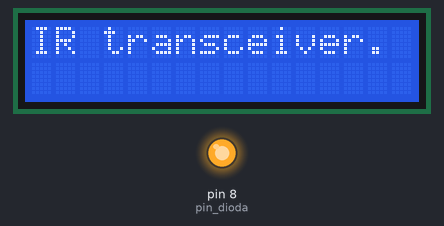
Bench run of a sketch on a simulated Arduino Uno, built with avr-gcc and run on an emulated ATmega328P. On the bench: 16×2 character LCD, output pins drawn as LEDs (lit = HIGH).

Above: at 0.1 s.
At 2.1 s:
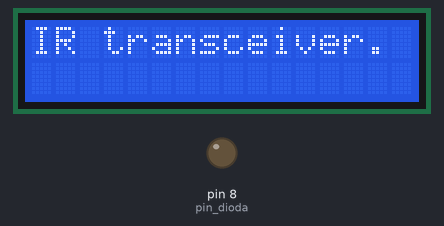
Timing chart, 0 to 3.6 s (numbered marks = the images above):
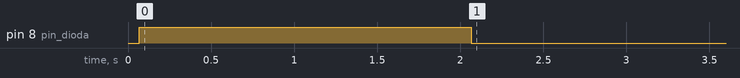

The sketch:

ir_transceiver_lcd.ino
```cpp
#include <IRremote.h>
#include <LiquidCrystal.h>
//#include <SPI.h>
//#include <nRF24L01.h>
//#include <RF24.h>


int RECV_PIN = 4;
bool value_dioda = false;
uint8_t pin_dioda =8;
int i = 0;

IRrecv irrecv(RECV_PIN);
decode_results results;

IRsend irsend;
//long unsigned int msg = 0x46467878;

LiquidCrystal lcd(A5, A4, A3, A2, A1, A0);

////////////// SETUP //////////////
void setup() {
  lcd.begin(16, 2);
  lcd.clear(); lcd.setCursor(0, 0); lcd.print("IR transceiver. ");

  pinMode(pin_dioda, OUTPUT);
  digitalWrite(pin_dioda, HIGH); delay(1000); digitalWrite(pin_dioda, LOW);

  irrecv.enableIRIn();

  digitalWrite(pin_dioda, HIGH); delay(1000); digitalWrite(pin_dioda, LOW);
}

////////////// LOOP //////////////
void loop() {
  if (irrecv.decode(&results)) {
    lcd.clear(); lcd.setCursor(0, 0); lcd.print("kod: "); lcd.print(results.value, HEX);
    lcd.setCursor(0, 1); lcd.print("typ: ");  lcd.print(results.decode_type);

    digitalWrite(pin_dioda, HIGH); delay(1000); digitalWrite(pin_dioda, LOW);

    irsend.sendNEC(results.value, 64); delay(250);
    irrecv.resume();
    irrecv.enableIRIn();
  }
}
```
